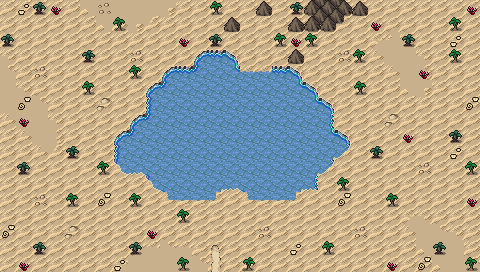

A 2D game scene composited from a Tiled map and its tileset images. What follows is a short description and the map's XML, with each tile layer's data collapsed to a summary:
An orthogonal 30x17 tile map with 16x16 px tiles, 3 tile layers (Background, Ground, Clutter), 2 tilesets and 18 objects.

<map version="1.10" tiledversion="1.10.1" orientation="orthogonal" renderorder="right-down" width="30" height="17" tilewidth="16" tileheight="16" infinite="0" nextlayerid="7" nextobjectid="72">
 <editorsettings>
  <export target="wastetown..tmx" format="tmx" />
 </editorsettings>
 <tileset firstgid="1" source="../../../../common/maps/tileset/main.tsx" />
 <tileset firstgid="10113" source="../../../../common/maps/tileset/buildings.tsx" />
 <layer id="1" name="Background" width="30" height="17">
  <data>[510 cells, 510 non-empty, 5 distinct tile ids]</data>
 </layer>
 <layer id="2" name="Ground" width="30" height="17">
  <data>[510 cells, 108 non-empty, 30 distinct tile ids]</data>
 </layer>
 <layer id="3" name="Clutter" width="30" height="17">
  <properties>
   <property name="spriteLayer" type="bool" value="true" />
  </properties>
  <data>[510 cells, 93 non-empty, 18 distinct tile ids]</data>
 </layer>
 <objectgroup id="4" name="Objects">
  <object id="38" template="../../../../common/maps/obj/entry_up.tx" x="192" y="280.333" width="48" height="16">
   <properties>
    <property name="teleport" value="" />
   </properties>
  </object>
  <object id="54" template="../../../../common/maps/obj/enemy.tx" x="227.847" y="118.678">
   <properties>
    <property name="effect">{ "startBattleWithCard": [ "Pendrell Mists|WTH" ] }</property>
    <property name="enemy" value="Storm Titan" />
    <property name="threatRange" type="int" value="30" />
   </properties>
  </object>
  <object id="56" template="../../../../common/maps/obj/gold.tx" x="242.75" y="25" />
  <object id="57" template="../../../../common/maps/obj/enemy.tx" x="425.231" y="108.441">
   <properties>
    <property name="enemy" value="Water Elemental" />
    <property name="threatRange" type="int" value="40" />
    <property name="waypoints" value="67,65,66" />
   </properties>
  </object>
  <object id="58" template="../../../../common/maps/obj/enemy.tx" x="42" y="62">
   <properties>
    <property name="enemy" value="Water Elemental" />
    <property name="threatRange" type="int" value="40" />
    <property name="waypoints" value="62,63,64" />
   </properties>
  </object>
  <object id="59" template="../../../../common/maps/obj/treasure.tx" x="241.994" y="93.6658" />
  <object id="60" template="../../../../common/maps/obj/booster.tx" x="214.489" y="93.92">
   <properties>
    <property name="reward">[
  {
    "editions": [ "FEM", "MMQ", "NMS", "PCY" ],
    "type": "card",
    "count": 10,
    "colors": [ "blue" ],
    "rarity": [ "Common" ]
  },
  {
    "editions": [ "FEM", "MMQ", "NMS", "PCY" ],
    "type": "card",
    "count": 3,
    "colors": [ "blue" ],
    "rarity": [ "Uncommon" ]
  },
  {
    "editions": [ "FEM", "MMQ", "NMS", "PCY" ],
    "type": "card",
    "colors": [ "blue" ],
    "count": 1,
    "rarity": [ "Rare" ]
  }
]
</property>
   </properties>
  </object>
  <object id="61" template="../../../../common/maps/obj/manashards.tx" x="417.896" y="47.9476" />
  <object id="62" template="../../../../common/maps/obj/waypoint.tx" x="39.2735" y="113.437" />
  <object id="63" template="../../../../common/maps/obj/waypoint.tx" x="37.105" y="173.288" />
  <object id="64" template="../../../../common/maps/obj/waypoint.tx" x="32.768" y="233.138" />
  <object id="65" template="../../../../common/maps/obj/waypoint.tx" x="405.752" y="123.412" />
  <object id="66" template="../../../../common/maps/obj/waypoint.tx" x="415.293" y="222.73" />
  <object id="67" template="../../../../common/maps/obj/waypoint.tx" x="415.727" y="74.8371" />
  <object id="68" template="../../../../common/maps/obj/collision.tx" x="-16" y="-16" width="16" height="304" />
  <object id="69" template="../../../../common/maps/obj/collision.tx" x="480" y="-16" width="16" height="304" />
  <object id="70" template="../../../../common/maps/obj/collision.tx" x="0" y="-16" width="480" height="16" />
  <object id="71" template="../../../../common/maps/obj/collision.tx" x="0" y="272" width="480" height="16" />
 </objectgroup>
</map>
